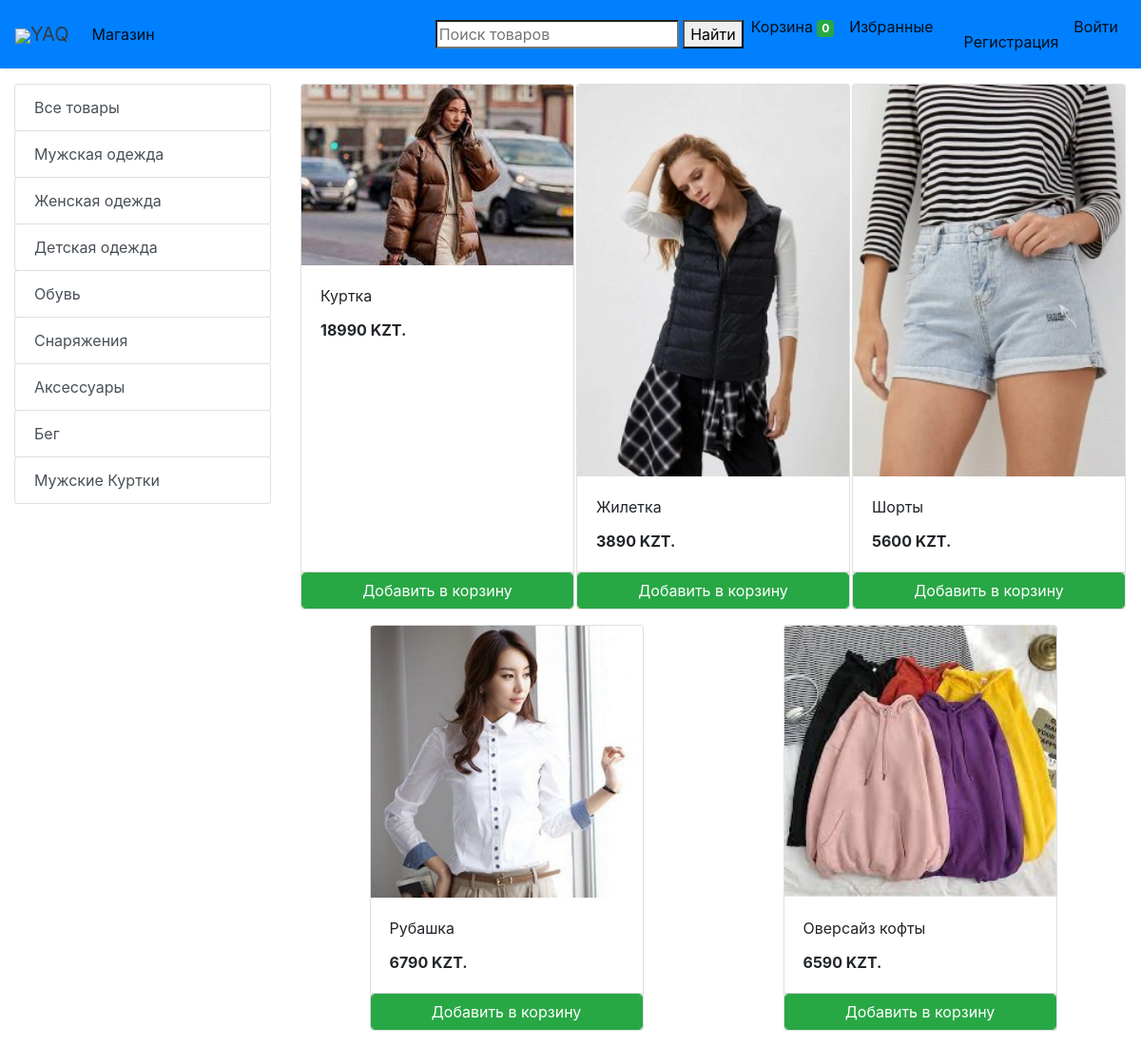
The page /store?category=32 on the database its author committed.
### store/models/category.py (models this page shows, shortened)
class Category(models.Model):
    name= models.CharField(max_length=50,verbose_name='Категория')
    class Meta:
        verbose_name = 'Категория'
        verbose_name_plural = 'Категории'
    @staticmethod
    def get_all_categories():
        return Category.objects.all()

### store/models/product.py (models this page shows, shortened)
class Products(models.Model):
    name = models.CharField(max_length=60,verbose_name='Название')
    price= models.IntegerField(default=0,verbose_name='Цена')
    category= models.ForeignKey(Category,on_delete=models.CASCADE,default=1,verbose_name='Категории товаров' )
    description= models.TextField(max_length=250, default='', blank=True, null= True,verbose_name='Описание товара')
    image= models.ImageField(upload_to='uploads/products/',verbose_name='Фото')
    class Meta:
        verbose_name = 'Товар'
        verbose_name_plural = 'Товары'
    @staticmethod
    def get_all_products_by_categoryid(category_id):
        if category_id:
            return Products.objects.filter (category=category_id)
        else:
            return Products.get_all_products();

### store/views/home.py (the view)
# urls.py: path('' , include('store.urls')),
def store(request):
    cart = request.session.get('cart')
    if not cart:
        request.session['cart'] = {}
    products = None
    categories = Category.get_all_categories()
    categoryID = request.GET.get('category')
    if categoryID:
        products = Products.get_all_products_by_categoryid(categoryID)
    else:
        products = Products.get_all_products();
    data = {}
    data['products'] = products
    data['categories'] = categories
    print('you are : ', request.session.get('email'))
    return render(request, 'index.html', data)

### store/templatetags/cart.py (called while the page is built)
@register.filter (name='is_in_cart')
def is_in_cart(product, cart):
    keys = cart.keys ()
    for id in keys:
        if int (id) == product.id:
            return True
    return False;

### store/templatetags/custom_filter.py (called while the page is built)
@register.filter(name='currency')
def currency(number):
    return str(number) + " KZT."

### store/templates/index.html (shortened to what this page needs)
{% extends 'base.html' %}
{% block content %}
{% load cart %}
{% load custom_filter %}
<div class="container-fluid mt-3">
	<div class="row">
		<div class="col-lg-3 mx-auto">
			<div class="list-group">
				<a href="/" class="list-group-item list-group-item-action btn btn-outline-success">Все товары</a>
				{% for category in categories %}
				<a href="/?category={{category.id}}"
					class="list-group-item list-group-item-action btn btn-outline-success ">{{category.name}}</a>
				{% endfor %}
			</div>
		</div>
		<div id='products' class="col-lg-9 mx-auto">
			<div class="row mx-auto">
				{% for product in products %}
				<div class="card mx-auto mb-3" id={{product.id}} style="width: 18rem;">
					<img class="card-img-top" src="{{product.image.url}}" alt="Card image cap">
					<div class="card-body">
						<p class="card-title">{{product.name}}</p>
						<p class="card-text"><b>{{product.price|currency}}</b></p>
					</div>
					<div class="card-footer p-0 no-gutters">
						{% if product|is_in_cart:request.session.cart %}
						<div class="row no-gutters">
							<form action="/#{{product.id}}" class="col-2 " method="post">
								{% csrf_token %}
								<input hidden type="text" name='product' value='{{product.id}}'>
								<input hidden type="text" name='remove' value='True'>
								<input type="submit" value=" - " class="btn btn-block btn-success border-right">
							</form>
							<div class="text-center col btn btn-success">{{product|cart_quantity:request.session.cart}} in Cart</div>
							<form action="/#{{product.id}}" class="col-2 " method="post">
								{% csrf_token %}
								<input hidden type="text" name='product' value='{{product.id}}'>
								<input type="submit" value=" + " class="btn btn-block btn-success border-left">
							</form>
						</div>
						{% else %}
						<form action="/#{{product.id}}" method="POST" class="btn-block">
							<input type="submit" class="float-right btn btn-success form-control"
								value="Добавить в корзину">
						</form>
						{% endif %}
					</div>
				</div>
				{% endfor %}
			</div>
		</div>
	</div>
</div>
{% endblock %}

### rows shown on the page
Category: name "Мужская одежда"
Category: name "Женская одежда"
Category: name "Детская одежда"
Category: name "Обувь"
Category: name "Снаряжения"
Category: name "Аксессуары"
Category: name "Бег"
Category: name "Мужские Куртки"
Products: image (picture), name "Куртка", price "18990 KZT."
Products: image (picture), name "Жилетка", price "3890 KZT."
Products: image (picture), name "Шорты", price "5600 KZT."
Products: image (picture), name "Рубашка", price "6790 KZT."
Products: image (picture), name "Оверсайз кофты", price "6590 KZT."

### other values the page prints
{{ request.session.cart.keys|length }} "0"
